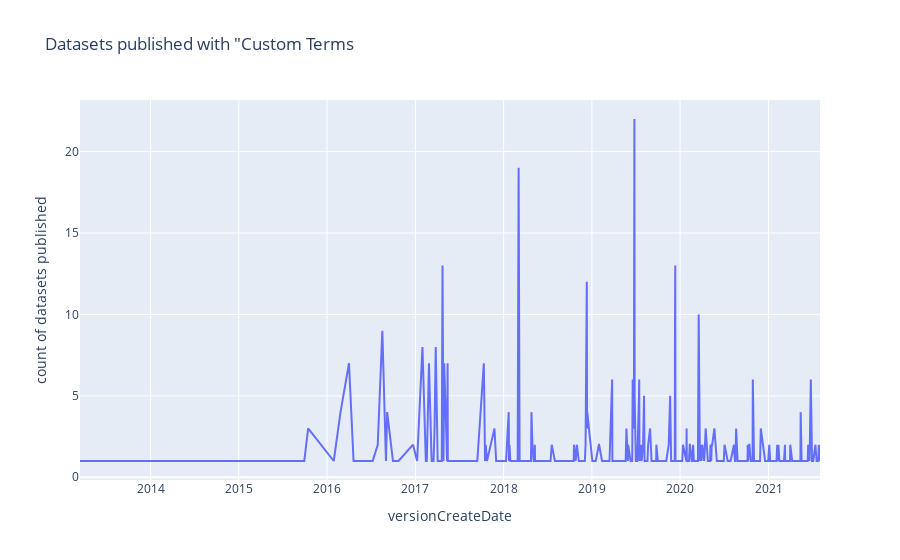

The cell this chart's notebook holds for it:
### Code cell
fig = px.line(dailyCountOfDatasetsWithCustomTerms, x="versionCreateDate", y="count of datasets published", title='Datasets published with "Custom Terms')
fig.show()

### Figure 1 — Plotly figure (JSON) as saved in the notebook; plotly's stock layout.template omitted (floating-point values rounded to 4 significant figures; data arrays with more than 128 entries replaced by an {"elided": "..."} marker saying what was removed)
{"data": [{"hovertemplate": "versionCreateDate=%{x}<br>count of datasets published=%{y}<extra></extra>", "legendgroup": "", "line": {"color": "#636efa", "dash": "solid"}, "marker": {"symbol": "circle"}, "mode": "lines", "name": "", "orientation": "v", "showlegend": false, "type": "scatter", "x": {"elided": "345 str values"}, "xaxis": "x", "y": {"elided": "345 int values"}, "yaxis": "y"}], "layout": {"legend": {"tracegroupgap": 0}, "title": {"text": "Datasets published with \"Custom Terms"}, "xaxis": {"anchor": "y", "domain": [0.0, 1.0], "title": {"text": "versionCreateDate"}}, "yaxis": {"anchor": "x", "domain": [0.0, 1.0], "title": {"text": "count of datasets published"}}}}
